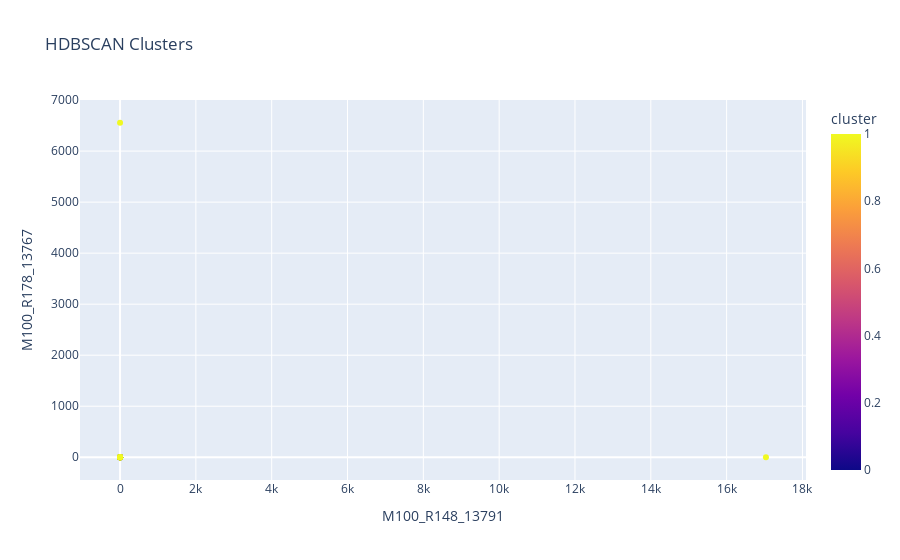

This figure's notebook cell:
### Markdown cell above
### Hierarchical Density-Based Spatial Clustering of Application (HDBSCAN)

### Code cell
import pandas as pd
import plotly.express as px
from sklearn.cluster import HDBSCAN
from sklearn.preprocessing import LabelEncoder

# Lade die Daten
path = 'feature_list.csv'
df = pd.read_csv(path)
data = df.drop(columns=['name'])

# Wandle kategorische Daten in numerische Werte um
label_encoders = {}
for column in data.columns:
    if data[column].dtype == 'object':  # Nur auf Spalten mit Objektdatentyp anwenden
        le = LabelEncoder()
        data[column] = le.fit_transform(data[column])
        label_encoders[column] = le

# Wende HDBSCAN-Clustering an
clusterer = HDBSCAN()
data['cluster'] = clusterer.fit_predict(data)

# Plot die Cluster mit Plotly
fig = px.scatter(data, x=data.columns[0], y=data.columns[1], color='cluster', title='HDBSCAN Clusters')
fig.show()

### Figure 1 — Plotly figure (JSON) as saved in the notebook; plotly's stock layout.template omitted (floating-point values rounded to 4 significant figures)
{"data": [{"hovertemplate": "M100_R148_13791=%{x}<br>M100_R178_13767=%{y}<br>cluster=%{marker.color}<extra></extra>", "legendgroup": "", "marker": {"color": [0, 1, 1, 1, 1, 0, 1, 1, 1, 1, 0, 1, 1, 1, 1, 0, 1, 1, 1, 1, 0, 1, 1, 1, 1, 0, 1, 1, 1, 1, 0, 1, 1, 1, 1, 0, 1, 1, 1, 1, 0, 1, 1, 1, 1], "coloraxis": "coloraxis", "symbol": "circle"}, "mode": "markers", "name": "", "orientation": "v", "showlegend": false, "type": "scatter", "x": [0, 0, 0, 0, 0, 0, 0, 0, 0, 0, 0, 0, 0, 0, 0, 0, 0, 0, 0, 0, 0, 0, 0, 0, 0, 0, 0, 17040.0, 0, 0, 0, 0, 0, 0, 0, 0, 0, 0, 0, 0, 0, 0, 0, 0, 0], "xaxis": "x", "y": [0, 0, 0, 0, 0, 0, 0, 0, 0, 0, 0, 0, 0, 0, 0, 0, 0, 0, 0, 0, 0, 0, 0, 0, 0, 0, 0, 0, 6556.0, 0, 0, 0, 0, 0, 0, 0, 0, 0, 0, 0, 0, 0, 0, 0, 0], "yaxis": "y"}], "layout": {"coloraxis": {"colorbar": {"title": {"text": "cluster"}}, "colorscale": [[0, "#0d0887"], [0.1111, "#46039f"], [0.2222, "#7201a8"], [0.3333, "#9c179e"], [0.4444, "#bd3786"], [0.5556, "#d8576b"], [0.6667, "#ed7953"], [0.7778, "#fb9f3a"], [0.8889, "#fdca26"], [1, "#f0f921"]]}, "legend": {"tracegroupgap": 0}, "title": {"text": "HDBSCAN Clusters"}, "xaxis": {"anchor": "y", "domain": [0, 1], "title": {"text": "M100_R148_13791"}}, "yaxis": {"anchor": "x", "domain": [0, 1], "title": {"text": "M100_R178_13767"}}}}
